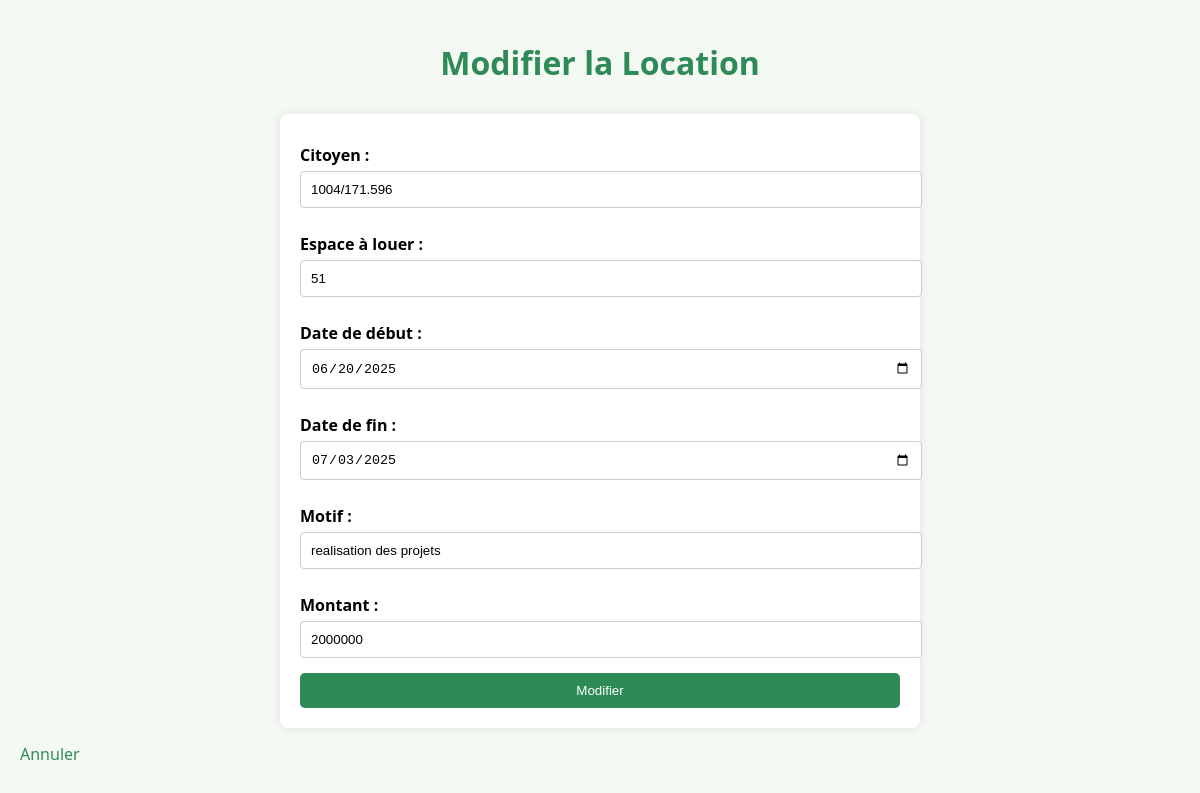
The page /modifier_louer.php?id=87 on the database its author committed.
### tables this page shows
CREATE TABLE IF NOT EXISTS `louer` (
  `Id_louer` int NOT NULL AUTO_INCREMENT,
  `Matricul` varchar(20) DEFAULT NULL,
  `Id_Espace` int DEFAULT NULL,
  `Date_debut` date DEFAULT NULL,
  `Date_fin` date DEFAULT NULL,
  `Motif` varchar(200) DEFAULT NULL,
  `Montant` varchar(50) DEFAULT NULL,
  PRIMARY KEY (`Id_louer`),
  KEY `Id_Espace` (`Id_Espace`),
  KEY `Matricul` (`Matricul`)
);

### modifier_louer.php (the view, shortened to what this page needs)
<?php
$bdd = new PDO('mysql:host=localhost;dbname=gestion_espaces_verts', 'root', '');
if (isset($_GET['id'])) {
    $id = $_GET['id'];
    $query = $bdd->prepare("SELECT * FROM louer WHERE Id_louer = ?");
    $query->execute([$id]);
    $louer = $query->fetch();
}
?>
<!DOCTYPE html>
<html lang="en">
<head>
</head>
<body>
    <h1>Modifier la Location</h1>
    <form method="POST">
        <label for="matricul">Citoyen :</label>
        <input type="text" id="matricul" name="matricul" value="<?php echo htmlspecialchars($louer['Matricul']); ?>" required>
        <label for="id_espace">Espace à louer :</label>
        <input type="text" id="id_espace" name="id_espace" value="<?php echo htmlspecialchars($louer['Id_Espace']); ?>" required>
        <label for="date_debut">Date de début :</label>
        <input type="date" id="date_debut" name="date_debut" value="<?php echo htmlspecialchars($louer['Date_debut']); ?>" required>
        <label for="date_fin">Date de fin :</label>
        <input type="date" id="date_fin" name="date_fin" value="<?php echo htmlspecialchars($louer['Date_fin']); ?>" required>
        <label for="motif">Motif :</label>
        <input type="text" id="motif" name="motif" value="<?php echo htmlspecialchars($louer['Motif']); ?>" required>
        <label for="montant">Montant :</label>
        <input type="text" id="montant" name="montant" value="<?php echo htmlspecialchars($louer['Montant']); ?>" required>
        <button type="submit">Modifier</button>
    </form>
    <a href="Affichloyer_chef.php">Annuler</a>
</body>
</html>

### modifier_louer.php (style rules this page uses)
body { font-family: 'Segoe UI', sans-serif; background-color: #f4f9f4; margin: 0; padding: 20px; }
h1 { text-align: center; color: #2e8b57; margin-bottom: 30px; }
form { max-width: 600px; margin: auto; background-color: #fff; border-radius: 8px; box-shadow: 0 0 10px rgba(0, 0, 0, 0.1); padding: 20px; }
label { display: block; margin: 10px 0 5px; font-weight: bold; }
input[type="text"], input[type="date"] { width: 100%; padding: 10px; margin-bottom: 15px; border: 1px solid #ccc; border-radius: 4px; }
button { background-color: #2e8b57; color: white; padding: 10px 15px; border: none; border-radius: 5px; cursor: pointer; width: 100%; transition: background 0.3s; }
a { display: inline-block; margin-top: 15px; text-align: center; color: #2e8b57; text-decoration: none; }

### rows shown on the page
louer: matricul "1004/171.596", id_espace "51", date_debut "06/20/2025", date_fin "07/03/2025", motif "realisation des projets", montant "2000000"
